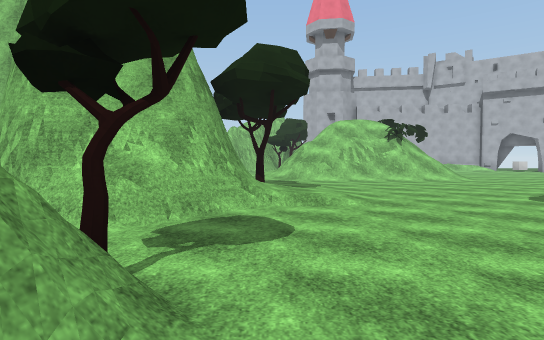
view 1 (above)

18 first-person views from a walk through a Unity game level. The camera is 1.5 m above the floor, tilts 2° down and sees 80° across. The floor is counted in squares, 2 m on a side. Each view is taken from the middle of a square. On the plan, view 1 faces up. The plan holds only what a view shows up to about 11 squares ahead; the rest is blank. The player is left out. Door leaves are left out, so doorways stand open. Surface patterns are stand-ins for the level's own textures.

view 2
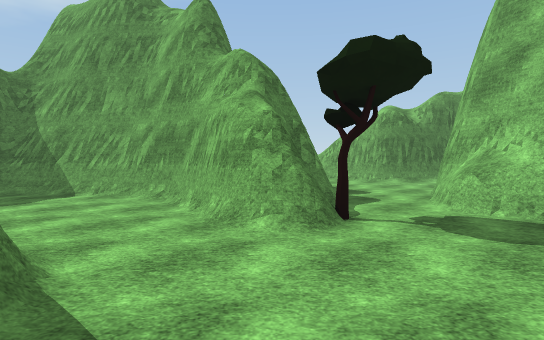

view 3
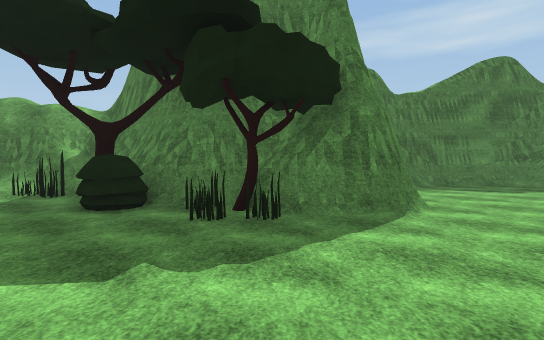

view 4
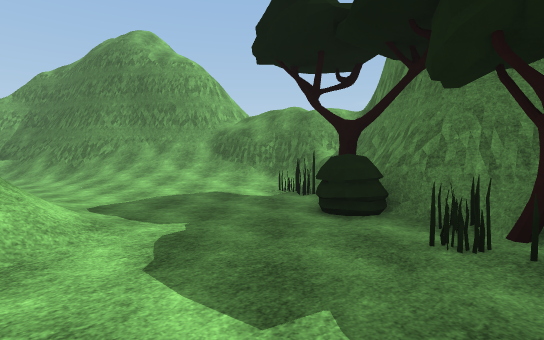

view 5
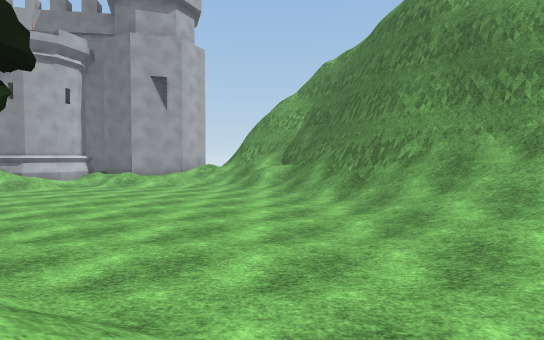

view 6
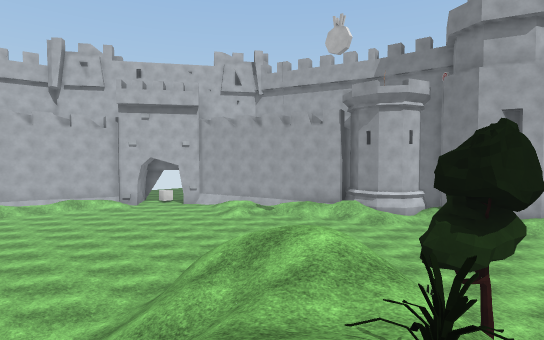

view 7
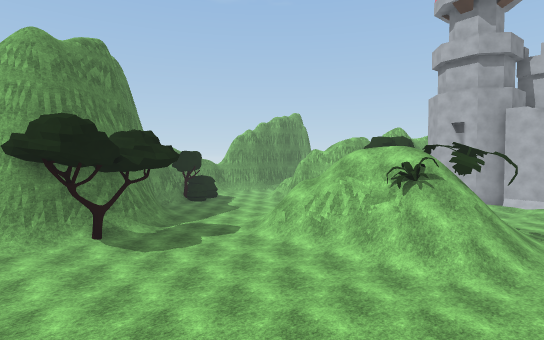

view 8
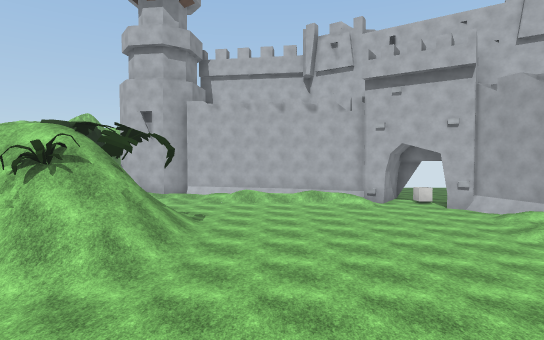

view 9
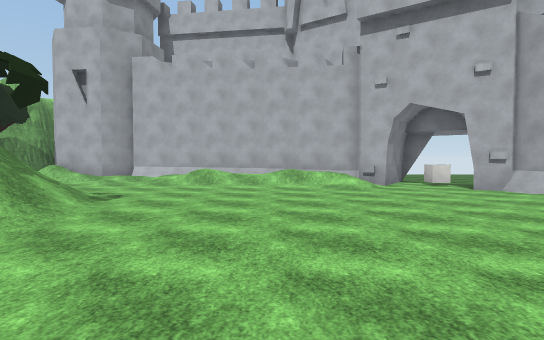

view 10
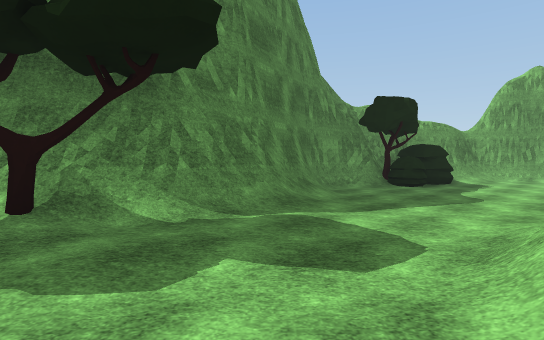

view 11
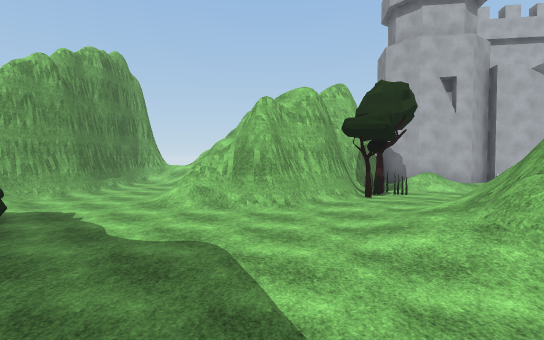

view 12
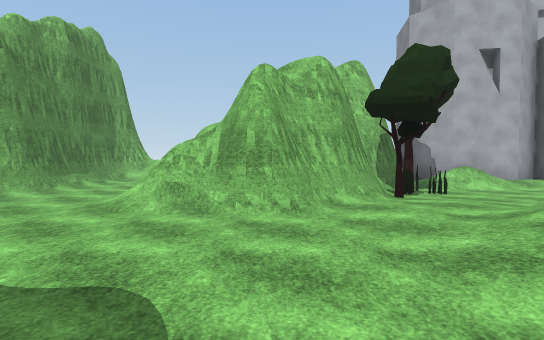

view 13
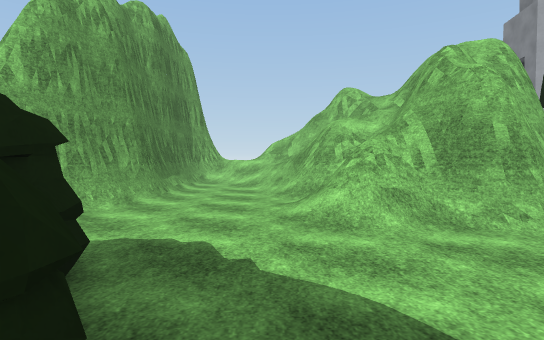

view 14
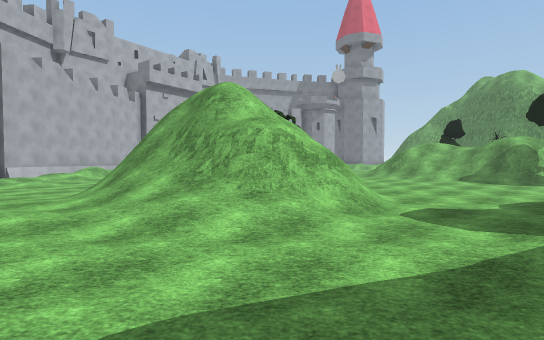

view 15
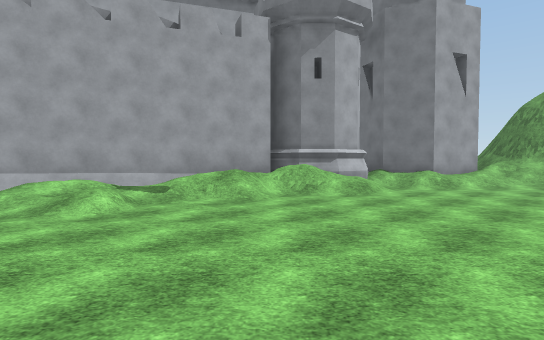

view 16
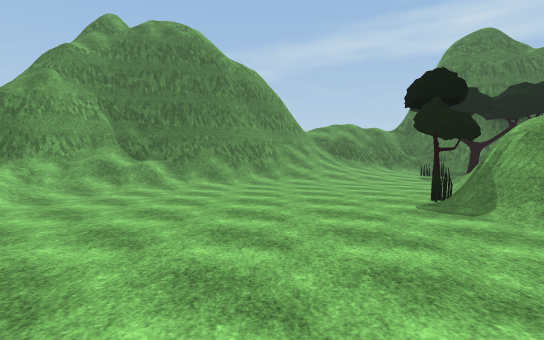

view 17
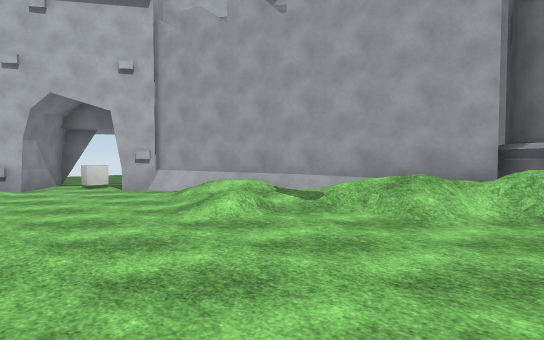

view 18
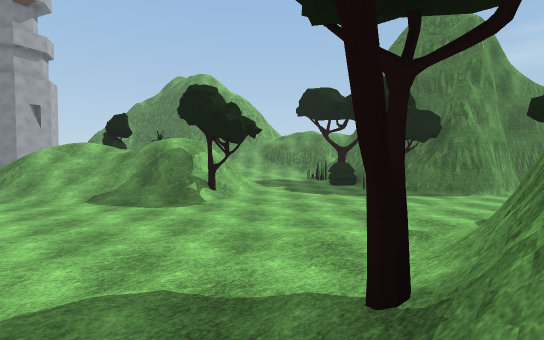

### Floor plan
Key: @ floor where view 1 was taken; # wall or solid block; . main floor; : floor 0.25 m higher than the main floor; + floor 0.5 m higher than the main floor; * floor 2.5 m higher than the main floor; % floor 4.5 m higher than the main floor; / step, stairs or slope; D open door; = window, fence, low wall or low ledge; v drop or lower ground; T tree; B bush; W tower; P plant; O other object.
Columns run from 8 left of view 1 to 21 right of it. Each row starts with its distance up from view 1.
 24 ##/==
 23 #///#
 22 #../    ####
 21 #..//=# ##/##W#####
 20 #../#####O.=/:.+//######
 19 #...=####O....../////#OO
 18 #...=###TT............DD#
 17 #.../##/::./  ..........#
 16 #.......://#  /.........##
 15 #B......////  =/.......//#
 14 #BB...../==//OO/.......//#
 13 ##T...../=///P//......../##
 12  ##......//==///........//#
 11   ##//..../////........../##
 10    ###/..................=##
  9      ##/........../....../###
  8       ##T.......////......./#
  7 #      #T:.....////=....../W
  6 ##.    #/:..../////v.......#
  5 ##..####/.....///*#T......./W
  4 #....#=/......T/P/=O......:///
  3 #.............// /.......///##
  2      #.T.......///......://=#
  1      ###..............://#==#
  0      ##.@..OO.....::+//######
 -1     ##...##TOBB..:++//##
 -2     #....#####TOO:+//###
 -3     #....#   ###=/==/##
 -4     #.../#     #v##//
 -5     ####       #/%//
 -6                 v

Positions as (right, up) in squares from view 1, and headings:
1: (0, 0), facing up
2: (3, 1), facing left
3: (3, 4), facing down
4: (3, 3), facing down-right
5: (8, 2), facing right
6: (7, 4), facing up-right
7: (8, 5), facing up-left
8: (9, 7), facing up
9: (10, 10), facing up
10: (3, 10), facing left
11: (-2, 10), facing up
12: (-2, 12), facing up
13: (-5, 13), facing up
14: (-4, 13), facing right
15: (10, 11), facing right
16: (14, 11), facing down
17: (12, 10), facing up-right
18: (-1, 9), facing down-right
